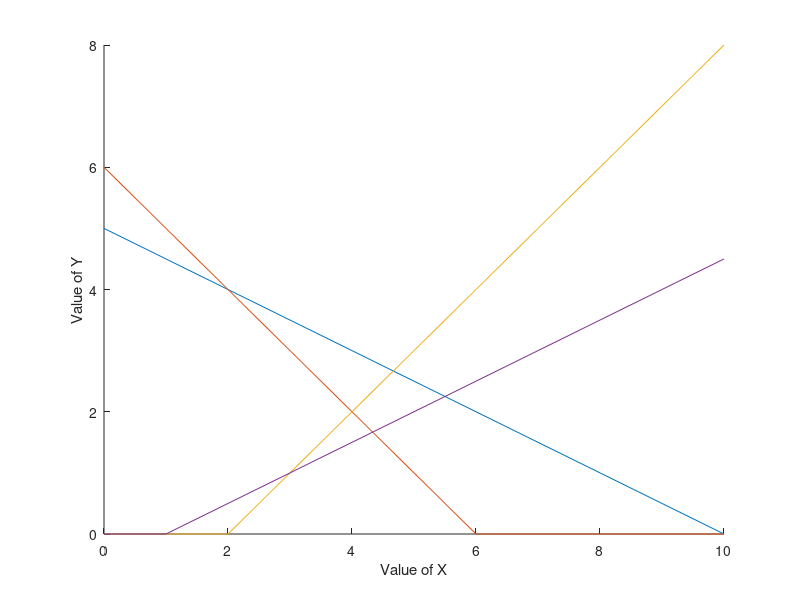

This figure's MATLAB source:
clc 
clear all

% Phase1:To input the parameters:

A = [1 2;1 1;1 -1;1 -2];
B = [10;6;2;1];
C = [2 1];

% Phase 2:Plot lines on the graph

x = 0:1:max(B);
y_values = zeros(size(A, 1),length(x));
figure;
hold on;

for i = 1:size(A, 1)
    y = (B(i)-A(i,1).*x)./A(i,2);
    y = max(0, y);
    y_values(i,:) = y;
    plot(x,y);
end
xlabel('Value of X');
ylabel('Value of Y');

% Phase 3: Find corner point with axes, that is line intercept

intercept_pts = [];

for i = 1:size(A, 1)
    pos_x = find(x == 0);
    pos_y = find(y_values(i,:) == 0);
    l = [x([pos_x,pos_y]); y_values([pos_x,pos_y])]';
    intercept_pts = [intercept_pts; l];
end
 
% Phase 4: Finding intersection of lines with each other

intersection_pts = [];

for i=1:size(A,1)
    A1=A(i,:);
    B1=B(i);
    for j=i+1:size(A,1)
        A2=A(j,:);
        B2=B(j);
        A4=[A1; A2];
        B4=[B1; B2];
        X=A4\B4;
        intersection_pts=[intersection_pts; X'];
    end
end

% Phase5: Write all critical points

critical_pts = [intercept_pts;intersection_pts];
critical_pts = unique(critical_pts,'rows');

% % Phase 6: Feasible region points

for i = 1:size(A,1)
    b1 = critical_pts(:, 1); %x1
    b2 = critical_pts(:, 2); %x2

    constraint = round(A(i, 1).*b1 + A(i, 2).*b2-B(i));
    % if(i==1 ||i==2)
    %     s = find(constraint < 0);
    % else
        s = find(constraint > 0);
    critical_pts(s, :) = [];
end

% Phase 7: Objective function value

for i=1:size(critical_pts,1)
    fn(i)=(sum(critical_pts(i,:).*C));
end
optim=max(fn);

